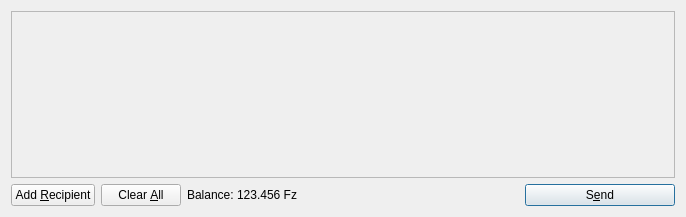
<?xml version="1.0" encoding="UTF-8"?>
<ui version="4.0">
 <class>SendCoinsDialog</class>
 <widget class="QDialog" name="SendCoinsDialog">
  <property name="geometry">
   <rect>
    <x>0</x>
    <y>0</y>
    <width>686</width>
    <height>217</height>
   </rect>
  </property>
  <property name="windowTitle">
   <string>Send Coins</string>
  </property>
  <layout class="QVBoxLayout" name="verticalLayout">
   <item>
    <widget class="QScrollArea" name="scrollArea">
     <property name="widgetResizable">
      <bool>true</bool>
     </property>
     <widget class="QWidget" name="scrollAreaWidgetContents">
      <property name="geometry">
       <rect>
        <x>0</x>
        <y>0</y>
        <width>666</width>
        <height>165</height>
       </rect>
      </property>
      <layout class="QVBoxLayout" name="verticalLayout_2">
       <property name="margin">
        <number>0</number>
       </property>
       <item>
        <layout class="QVBoxLayout" name="entries">
         <property name="spacing">
          <number>6</number>
         </property>
        </layout>
       </item>
       <item>
        <spacer name="verticalSpacer">
         <property name="orientation">
          <enum>Qt::Vertical</enum>
         </property>
         <property name="sizeHint" stdset="0">
          <size>
           <width>20</width>
           <height>40</height>
          </size>
         </property>
        </spacer>
       </item>
      </layout>
     </widget>
    </widget>
   </item>
   <item>
    <layout class="QHBoxLayout" name="horizontalLayout">
     <item>
      <widget class="QPushButton" name="addButton">
       <property name="toolTip">
        <string>Send to multiple recipients at once</string>
       </property>
       <property name="text">
        <string>Add &amp;Recipient</string>
       </property>
       <property name="icon">
        <iconset resource="../bitcoin.qrc">
         <normaloff>:/icons/add</normaloff>:/icons/add</iconset>
       </property>
       <property name="autoDefault">
        <bool>false</bool>
       </property>
      </widget>
     </item>
     <item>
      <widget class="QPushButton" name="clearButton">
       <property name="sizePolicy">
        <sizepolicy hsizetype="Minimum" vsizetype="Fixed">
         <horstretch>0</horstretch>
         <verstretch>0</verstretch>
        </sizepolicy>
       </property>
       <property name="toolTip">
        <string>Remove all transaction fields</string>
       </property>
       <property name="text">
        <string>Clear &amp;All</string>
       </property>
       <property name="icon">
        <iconset resource="../bitcoin.qrc">
         <normaloff>:/icons/remove</normaloff>:/icons/remove</iconset>
       </property>
       <property name="autoRepeatDelay">
        <number>300</number>
       </property>
       <property name="autoDefault">
        <bool>false</bool>
       </property>
      </widget>
     </item>
     <item>
      <layout class="QHBoxLayout" name="horizontalLayout_2">
       <property name="spacing">
        <number>3</number>
       </property>
       <item>
        <widget class="QLabel" name="label">
         <property name="text">
          <string>Balance:</string>
         </property>
        </widget>
       </item>
       <item>
        <widget class="QLabel" name="labelBalance">
         <property name="cursor">
          <cursorShape>IBeamCursor</cursorShape>
         </property>
         <property name="text">
          <string>123.456 Fz</string>
         </property>
         <property name="textInteractionFlags">
          <set>Qt::LinksAccessibleByMouse|Qt::TextSelectableByKeyboard|Qt::TextSelectableByMouse</set>
         </property>
        </widget>
       </item>
      </layout>
     </item>
     <item>
      <spacer name="horizontalSpacer">
       <property name="orientation">
        <enum>Qt::Horizontal</enum>
       </property>
       <property name="sizeHint" stdset="0">
        <size>
         <width>40</width>
         <height>20</height>
        </size>
       </property>
      </spacer>
     </item>
     <item>
      <widget class="QPushButton" name="sendButton">
       <property name="minimumSize">
        <size>
         <width>150</width>
         <height>0</height>
        </size>
       </property>
       <property name="toolTip">
        <string>Confirm the send action</string>
       </property>
       <property name="text">
        <string>S&amp;end</string>
       </property>
       <property name="icon">
        <iconset resource="../bitcoin.qrc">
         <normaloff>:/icons/send</normaloff>:/icons/send</iconset>
       </property>
       <property name="default">
        <bool>true</bool>
       </property>
      </widget>
     </item>
    </layout>
   </item>
  </layout>
 </widget>
 <resources>
  <include location="../bitcoin.qrc"/>
 </resources>
 <connections/>
</ui>
